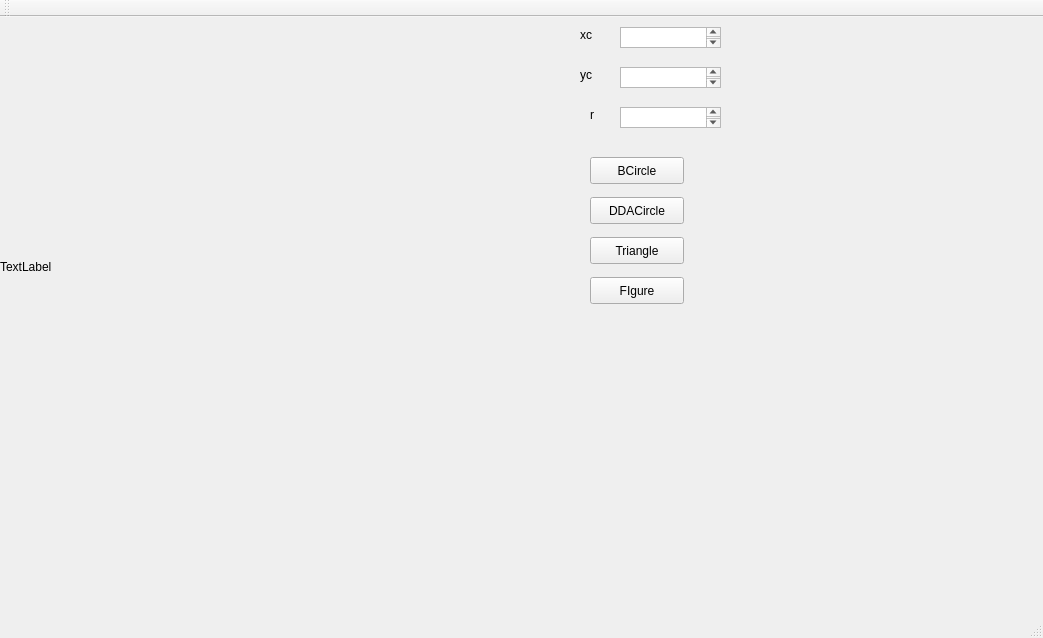
<?xml version="1.0" encoding="UTF-8"?>
<ui version="4.0">
 <class>MainWindow</class>
 <widget class="QMainWindow" name="MainWindow">
  <property name="geometry">
   <rect>
    <x>0</x>
    <y>0</y>
    <width>1043</width>
    <height>638</height>
   </rect>
  </property>
  <property name="windowTitle">
   <string>MainWindow</string>
  </property>
  <widget class="QWidget" name="centralWidget">
   <widget class="QLabel" name="label">
    <property name="geometry">
     <rect>
      <x>0</x>
      <y>0</y>
      <width>500</width>
      <height>500</height>
     </rect>
    </property>
    <property name="text">
     <string>TextLabel</string>
    </property>
   </widget>
   <widget class="QTextEdit" name="textEdit">
    <property name="geometry">
     <rect>
      <x>620</x>
      <y>10</y>
      <width>101</width>
      <height>21</height>
     </rect>
    </property>
   </widget>
   <widget class="QTextEdit" name="textEdit_2">
    <property name="geometry">
     <rect>
      <x>620</x>
      <y>50</y>
      <width>101</width>
      <height>21</height>
     </rect>
    </property>
   </widget>
   <widget class="QTextEdit" name="textEdit_3">
    <property name="geometry">
     <rect>
      <x>620</x>
      <y>90</y>
      <width>101</width>
      <height>21</height>
     </rect>
    </property>
   </widget>
   <widget class="QLabel" name="label_2">
    <property name="geometry">
     <rect>
      <x>580</x>
      <y>10</y>
      <width>59</width>
      <height>15</height>
     </rect>
    </property>
    <property name="text">
     <string>xc</string>
    </property>
   </widget>
   <widget class="QLabel" name="label_3">
    <property name="geometry">
     <rect>
      <x>580</x>
      <y>50</y>
      <width>59</width>
      <height>15</height>
     </rect>
    </property>
    <property name="text">
     <string>yc</string>
    </property>
   </widget>
   <widget class="QLabel" name="label_4">
    <property name="geometry">
     <rect>
      <x>590</x>
      <y>90</y>
      <width>59</width>
      <height>15</height>
     </rect>
    </property>
    <property name="text">
     <string>r</string>
    </property>
   </widget>
   <widget class="QPushButton" name="pushButton">
    <property name="geometry">
     <rect>
      <x>590</x>
      <y>140</y>
      <width>94</width>
      <height>27</height>
     </rect>
    </property>
    <property name="text">
     <string>BCircle</string>
    </property>
   </widget>
   <widget class="QPushButton" name="pushButton_2">
    <property name="geometry">
     <rect>
      <x>590</x>
      <y>180</y>
      <width>94</width>
      <height>27</height>
     </rect>
    </property>
    <property name="text">
     <string>DDACircle</string>
    </property>
   </widget>
   <widget class="QPushButton" name="pushButton_3">
    <property name="geometry">
     <rect>
      <x>590</x>
      <y>220</y>
      <width>94</width>
      <height>27</height>
     </rect>
    </property>
    <property name="text">
     <string>Triangle</string>
    </property>
   </widget>
   <widget class="QPushButton" name="pushButton_4">
    <property name="geometry">
     <rect>
      <x>590</x>
      <y>260</y>
      <width>94</width>
      <height>27</height>
     </rect>
    </property>
    <property name="text">
     <string>FIgure</string>
    </property>
   </widget>
  </widget>
  <widget class="QMenuBar" name="menuBar">
   <property name="geometry">
    <rect>
     <x>0</x>
     <y>0</y>
     <width>1043</width>
     <height>21</height>
    </rect>
   </property>
  </widget>
  <widget class="QToolBar" name="mainToolBar">
   <attribute name="toolBarArea">
    <enum>TopToolBarArea</enum>
   </attribute>
   <attribute name="toolBarBreak">
    <bool>false</bool>
   </attribute>
  </widget>
  <widget class="QStatusBar" name="statusBar"/>
 </widget>
 <layoutdefault spacing="6" margin="11"/>
 <resources/>
 <connections/>
</ui>
